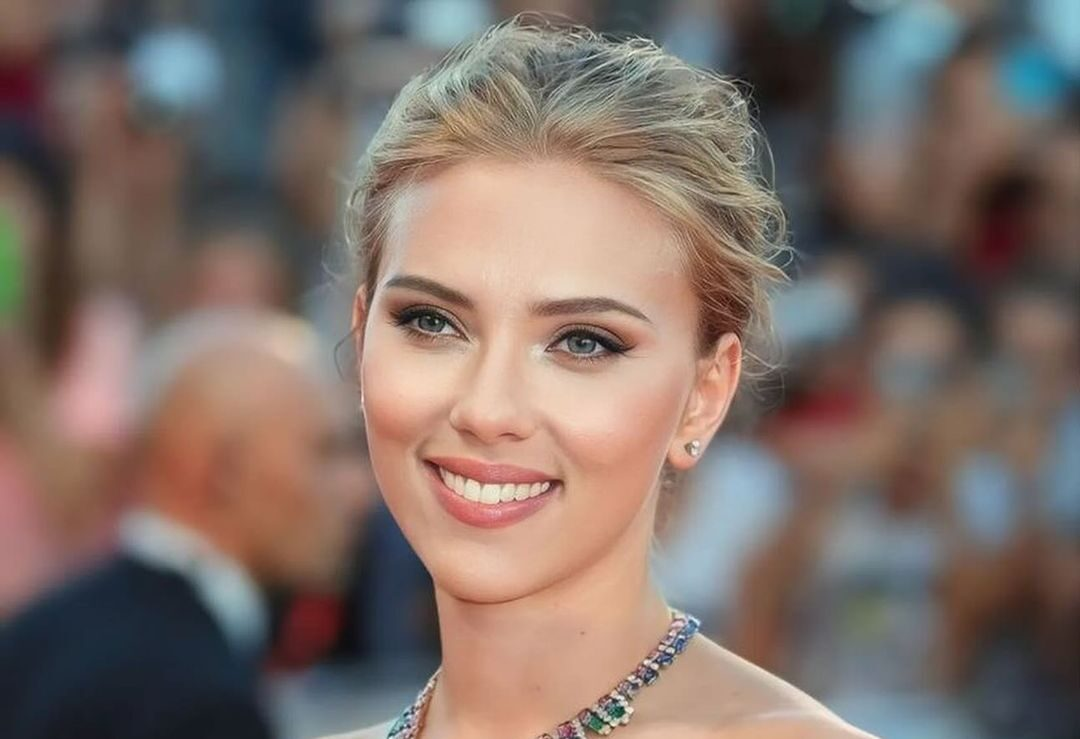
#> input picture scarlett-johansson.jpg, 1080 x 739 px
$ python opencv_demo.py scarlett-johansson.jpg
#> lines starting #> are read from the running program, lines starting #| are printed output that depends on the picture; after the words box and inside, x2 and y2 are one past the last pixel; in counts of white or black regions, pixels touching at a corner belong together
#!/usr/bin/env python3
"""
OpenCV Face Detection Demo
Simple demonstration of OpenCV for face detection using Haar Cascades
"""

import cv2
import sys
import os


def detect_faces_opencv(image_path):
    """
    Detect faces in an image using OpenCV Haar Cascades

    Args:
        image_path: Path to the image file
    """
#> called with image_path = 'scarlett-johansson.jpg'

    print(f"\n{'='*60}")
    print("OPENCV - Face Detection Demo")
    print(f"{'='*60}")
    print(f"Analyzing image: {image_path}")

    try:
        # Load the image
        image = cv2.imread(image_path)
#> image is the input picture: shape (739, 1080, 3); mean B, G, R 103.7, 110.7, 126.7

        if image is None:
            print(f"Error: Could not load image from {image_path}")
            return None

        # Convert to grayscale (required for Haar Cascade)
        gray = cv2.cvtColor(image, cv2.COLOR_BGR2GRAY)
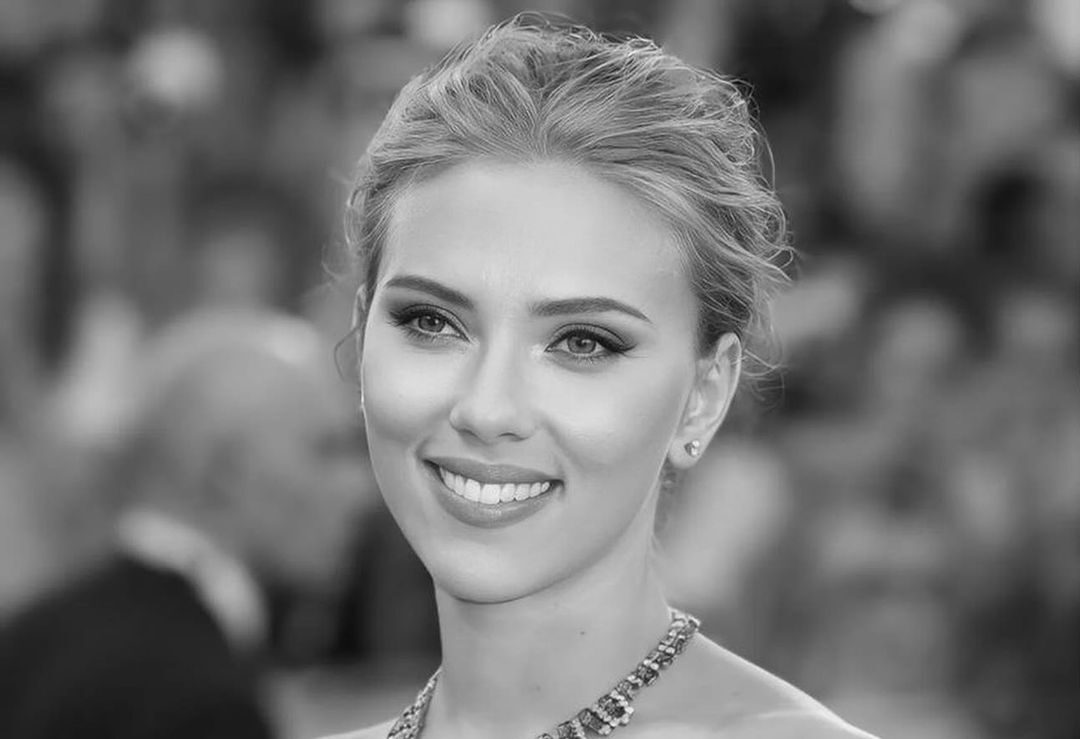
#> gray: shape (739, 1080); min 8, max 243, mean 114.7

        # Load pre-trained Haar Cascade classifier
        cascade_path = cv2.data.haarcascades + 'haarcascade_frontalface_default.xml'
        face_cascade = cv2.CascadeClassifier(cascade_path)

        if face_cascade.empty():
            print("Error: Could not load Haar Cascade classifier")
            return None

        # Detect faces
        # Parameters:
        # - scaleFactor: how much the image size is reduced at each scale
        # - minNeighbors: how many neighbors each candidate rectangle should have
        faces = face_cascade.detectMultiScale(
            gray,
            scaleFactor=1.1,
            minNeighbors=5,
            minSize=(30, 30)
        )
#> faces = [[189, 176, 371, 371], [280, 159, 449, 449]]

        num_faces = len(faces)
#> num_faces = 2
        print(f"\n✓ Faces detected: {num_faces}")
#| ✓ Faces detected: 2

        # Display details for each face
        height, width = image.shape[:2]
#> height = 739; width = 1080

        for idx, (x, y, w, h) in enumerate(faces, 1):
            print(f"\n--- Face {idx} ---")

            # Calculate normalized coordinates
            left = x / width
            top = y / height
            box_width = w / width
            box_height = h / height

            print(f"  Position: ({left:.2%}, {top:.2%})")
            print(f"  Size: {box_width:.2%} x {box_height:.2%}")
            print(f"  Absolute: x={x}, y={y}, w={w}, h={h}")

            # Calculate center point
            center_x = x + w // 2
            center_y = y + h // 2
            print(f"  Center: ({center_x}, {center_y})")
#> this loop made 2 passes
#> (idx, x, y, w, h, left, top, box_width) on passes 1 to 2: (1, 189, 176, 371, 371, 0.175, 0.238, 0.344), (2, 280, 159, 449, 449, 0.259, 0.215, 0.416)
#| --- Face 1 ---
#|   Position: (17.50%, 23.82%)
#|   Size: 34.35% x 50.20%
#|   Absolute: x=189, y=176, w=371, h=371
#|   Center: (374, 361)
#| --- Face 2 ---
#|   Position: (25.93%, 21.52%)
#|   Size: 41.57% x 60.76%
#|   Absolute: x=280, y=159, w=449, h=449
#|   Center: (504, 383)

        # Option to save annotated image
        if num_faces > 0:
            output_path = image_path.rsplit('.', 1)[0] + '_detected.jpg'

            # Draw rectangles around faces
            for (x, y, w, h) in faces:
                cv2.rectangle(image, (x, y), (x+w, y+h), (0, 255, 0), 2)
#> this loop made 2 passes
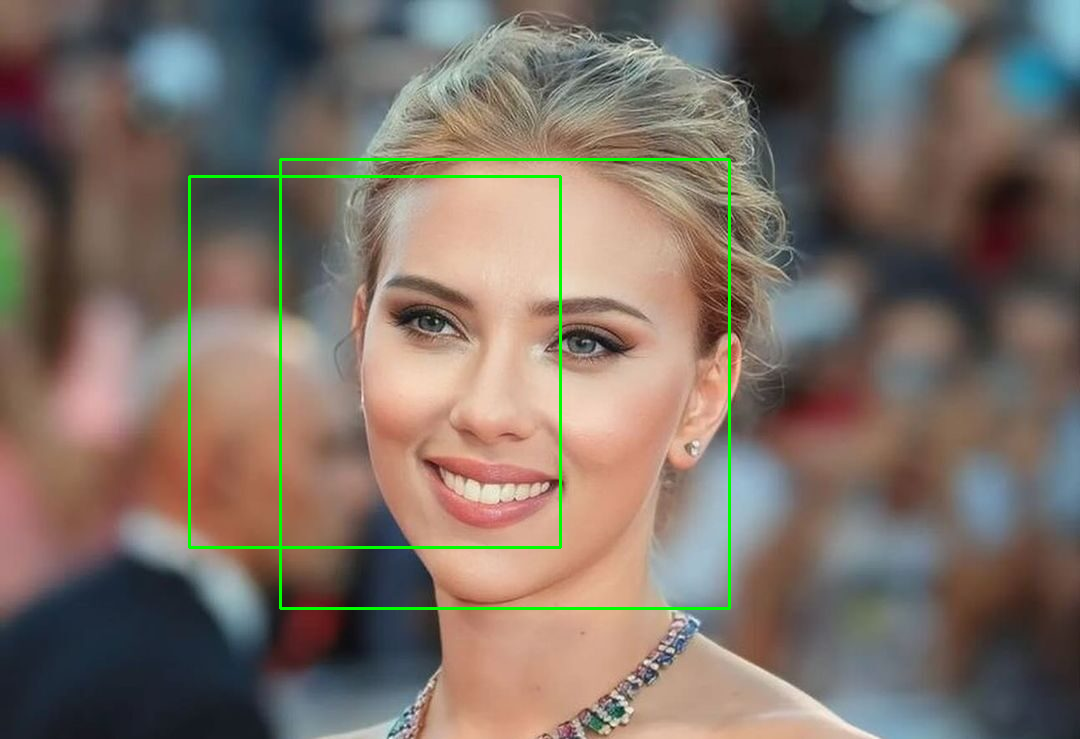
#> image: shape (739, 1080, 3); 1.23% of pixels changed, all inside (x1, y1, x2, y2) = (188, 158, 731, 610)

            # Save the result
            cv2.imwrite(output_path, image)
            print(f"\n💾 Annotated image saved: {output_path}")

        print(f"\n{'='*60}")
        print("Analysis complete!")
        print(f"{'='*60}\n")

        return faces

    except Exception as e:
        print(f"Error: {str(e)}")
        return None


def main():
    """Main function for demo"""

    # Check arguments
    if len(sys.argv) < 2:
        print("\nUsage: python opencv_demo.py <image_path>")
        print("Example: python opencv_demo.py photo.jpg")
        print("\nNote: Requires OpenCV installed (pip install opencv-python)")
        sys.exit(1)

    image_path = sys.argv[1]

    # Check if file exists
    if not os.path.exists(image_path):
        print(f"Error: File not found: {image_path}")
        sys.exit(1)

    # Run detection
    result = detect_faces_opencv(image_path)
#> result = [[189, 176, 371, 371], [280, 159, 449, 449]]

    if result is not None:
        print("\n💡 Key Features Demonstrated:")
        print("  • Complete local control - no API calls")
        print("  • Customizable parameters (scaleFactor, minNeighbors)")
        print("  • No per-request costs")
        print("  • Can process and save annotated images")
        print("  • Works offline")

        print("\n🔧 Customization Options:")
        print("  • Adjust detection sensitivity")
        print("  • Choose different cascade classifiers")
        print("  • Apply custom preprocessing")
        print("  • Integrate with other CV algorithms")


if __name__ == "__main__":
    main()
